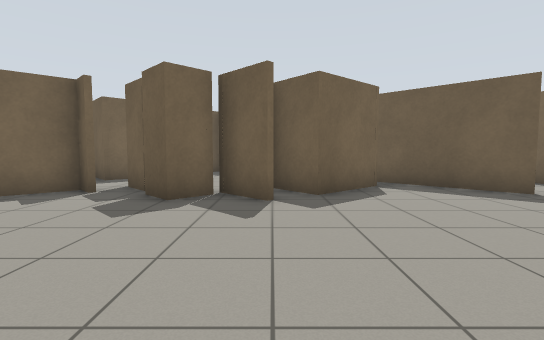
[1] (above)

24 first-person views from a walk through a world built for the Gazebo simulator. The camera is 0.94 m above the floor, tilts 4° down and sees 85° across. The floor is counted in squares, 1 m on a side. Each view is taken from the middle of a square. On the plan, view 1 faces up. The plan holds only what a view shows up to about 11 squares ahead; the rest is blank.

[2]
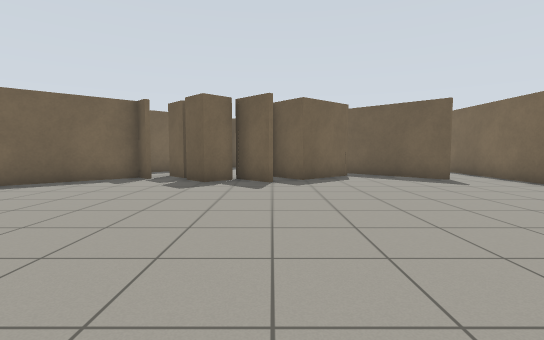

[3]
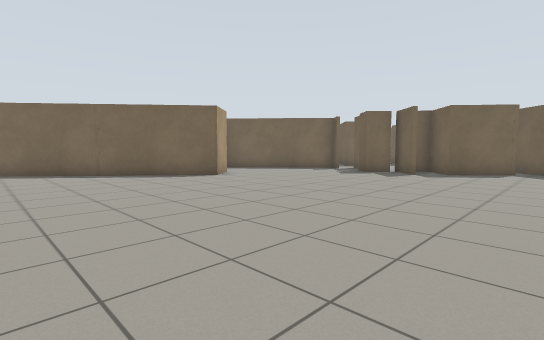

[4]
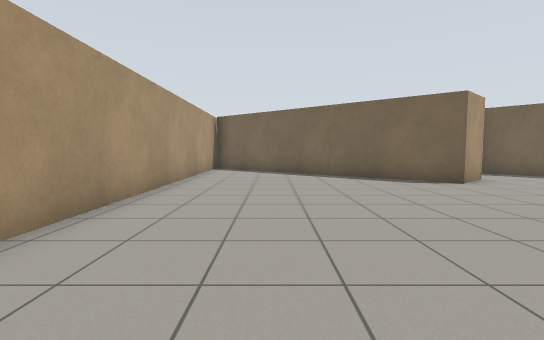

[5]
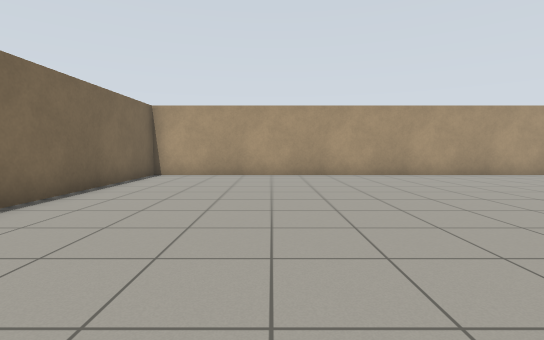

[6]
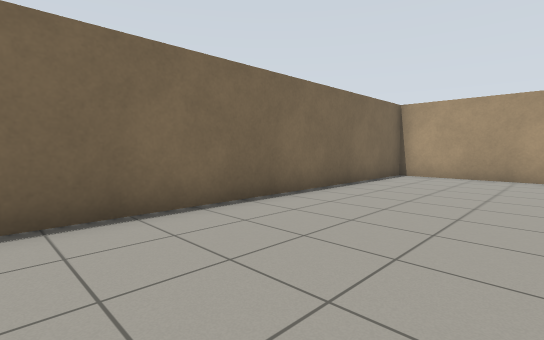

[7]
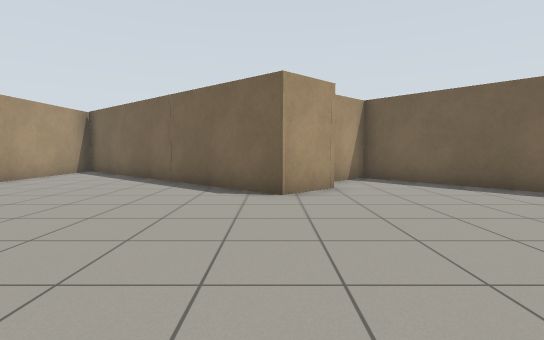

[8]
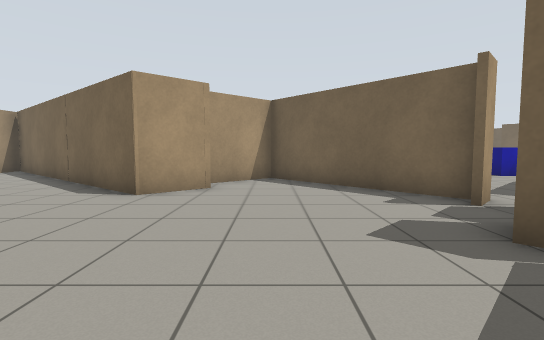

[9]
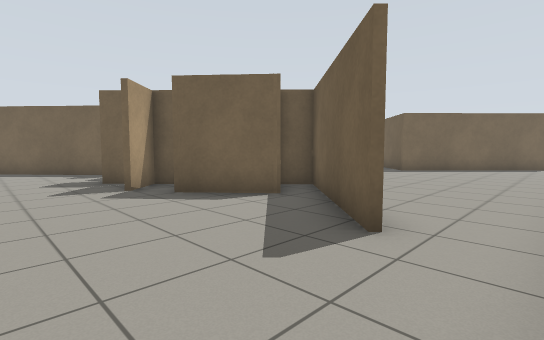

[10]
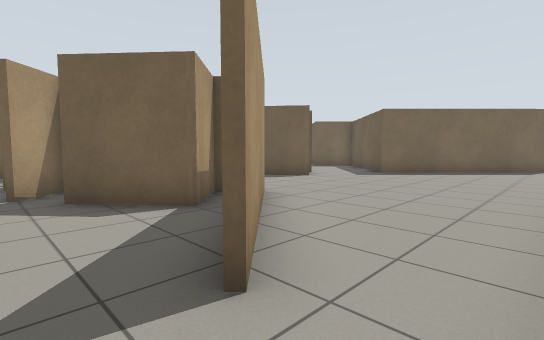

[11]
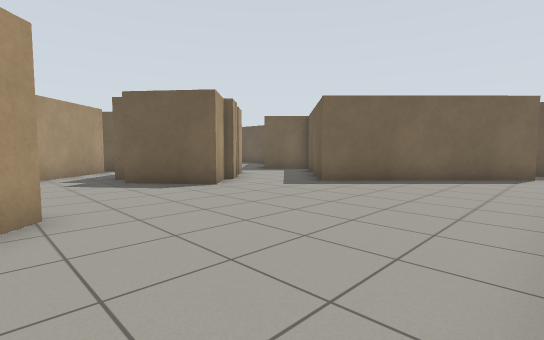

[12]
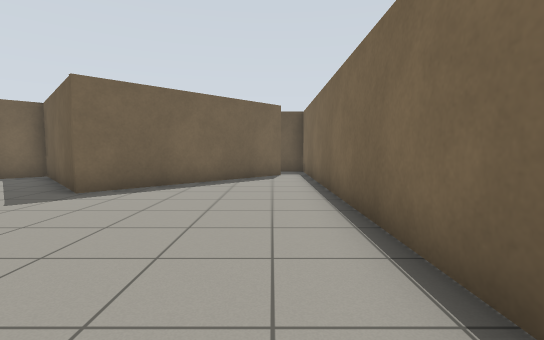

[13]
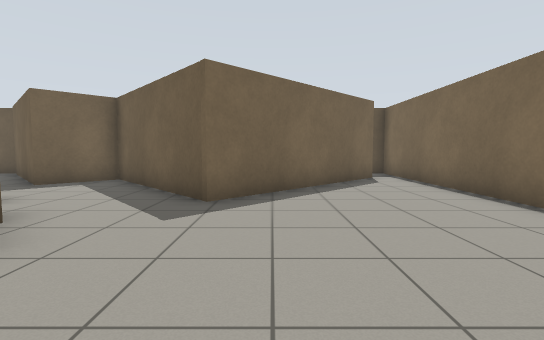

[14]
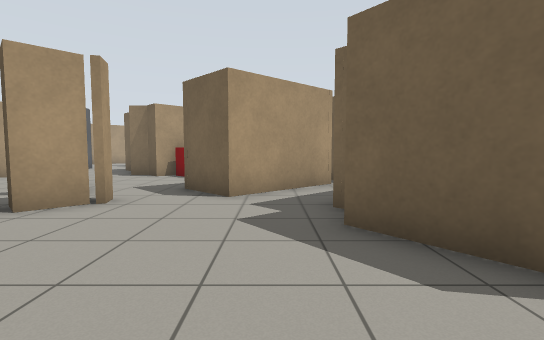

[15]
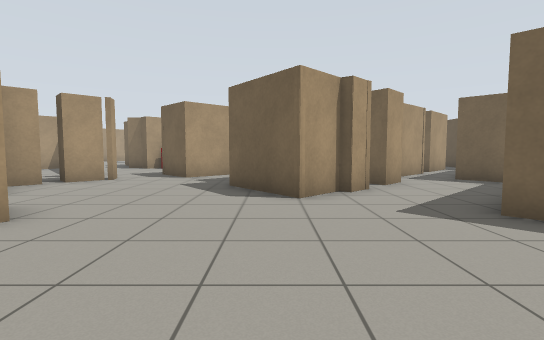

[16]
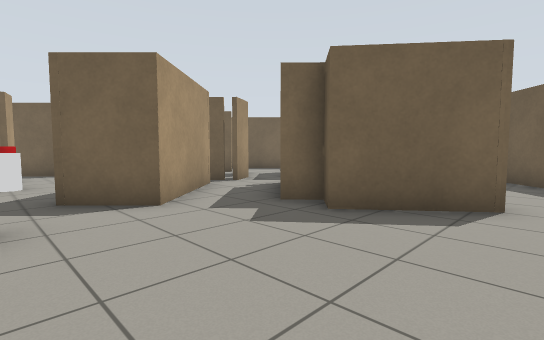

[17]
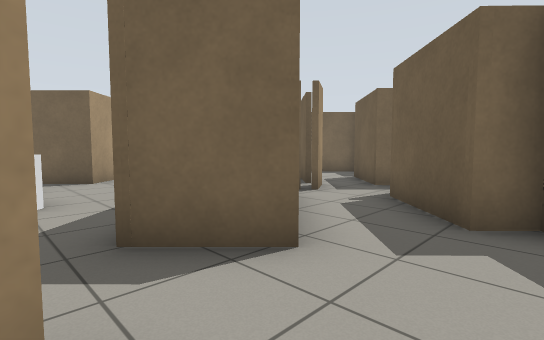

[18]
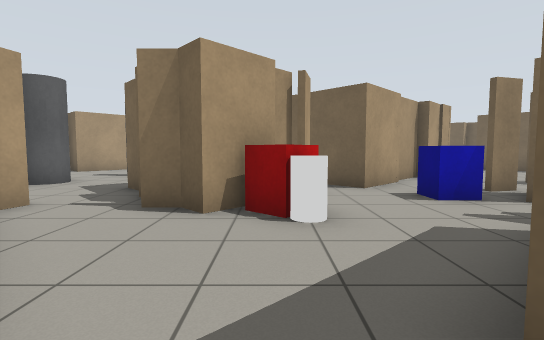

[19]
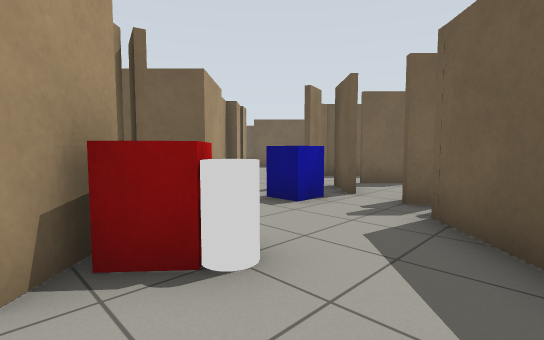

[20]
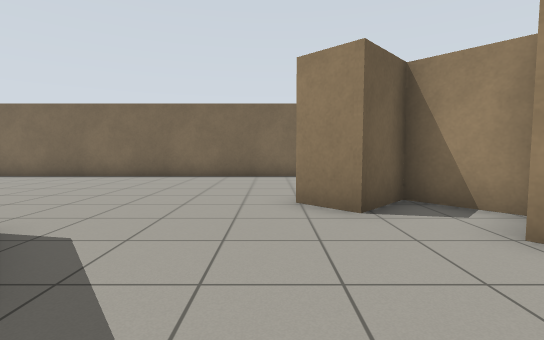

[21]
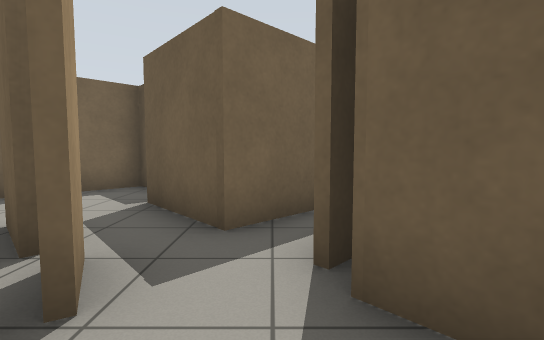

[22]
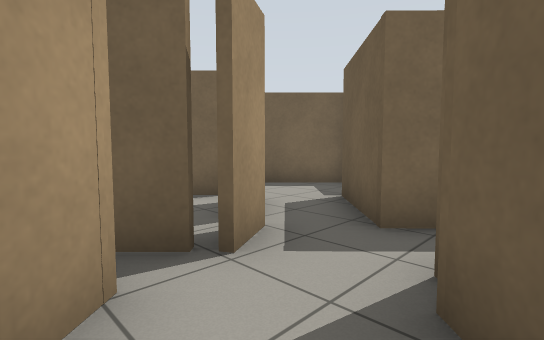

[23]
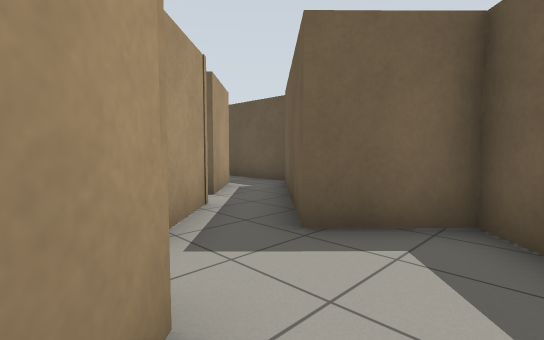

[24]
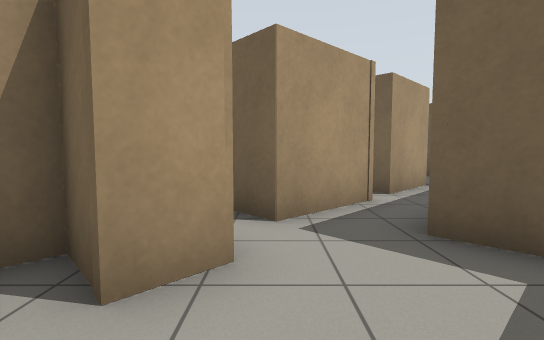

### Floor plan
Key: @ floor where view 1 was taken; # wall or solid block; x gap in a wall; . floor; B blue box; T thing the floor can be seen under or through; R red box; C grey cylinder; O other object.
Columns run from 15 left of view 1 to 8 right of it. Each row starts with its distance up from view 1.
 23      ####            #
 22       ...T           ..#
 21        #.TT          ..#
 20        #TTTT###     ##.#
 19      ####TTT#.##   ##..#
 18     ##... #....## ##...#
 17     #...####....###....#
 16   .#  ...#####.........#
 15   ...####..####........#
 14   ......##.#####.......#
 13  #...#x###.#####.......#
 12  ##..B.###..##.........#
 11   ##.B..###............#
 10    ##....###...........#
  9   ####....#......##....#
  8      #RC....#....###...#
  7      ##....###.###.##..#
  6     ###..###.####......#
  5     #...##.............#
  4   ....###..............#
  3 O.....##...............#
  2 ..CC.  #...............#
  1 ..     ####............#
  0          ##....@.......#
 -1         ##.............#
 -2        ##..............#
 -3        #...............#
 -4       ##...............#
 -5      ##................#
 -6      #.................#
 -7      ..................#
 -8      ###################

Where each view was taken, in squares from view 1:
view 1: 0 up, 0 right, facing up
view 2: 3 down, 0 right, facing up
view 3: 6 down, 4 right, facing up-left
view 4: 5 down, 3 right, facing left
view 5: 3 up, 3 right, facing down
view 6: 3 up, 3 right, facing down-right
view 7: 0 up, 1 right, facing left
view 8: 3 up, 1 right, facing left
view 9: 3 up, 7 right, facing up-left
view 10: 5 up, 7 right, facing up-left
view 11: 9 up, 7 right, facing up-left
view 12: 10 up, 6 right, facing up
view 13: 11 up, 3 right, facing up
view 14: 11 up, 2 right, facing left
view 15: 13 up, 6 right, facing left
view 16: 8 up, 1 right, facing up-left
view 17: 8 up, 2 left, facing up-left
view 18: 8 up, 4 left, facing left
view 19: 7 up, 6 left, facing up-left
view 20: 10 up, 3 left, facing right
view 21: 12 up, 5 left, facing up
view 22: 12 up, 4 left, facing up-left
view 23: 16 up, 1 left, facing up-left
view 24: 17 up, 0 right, facing left
